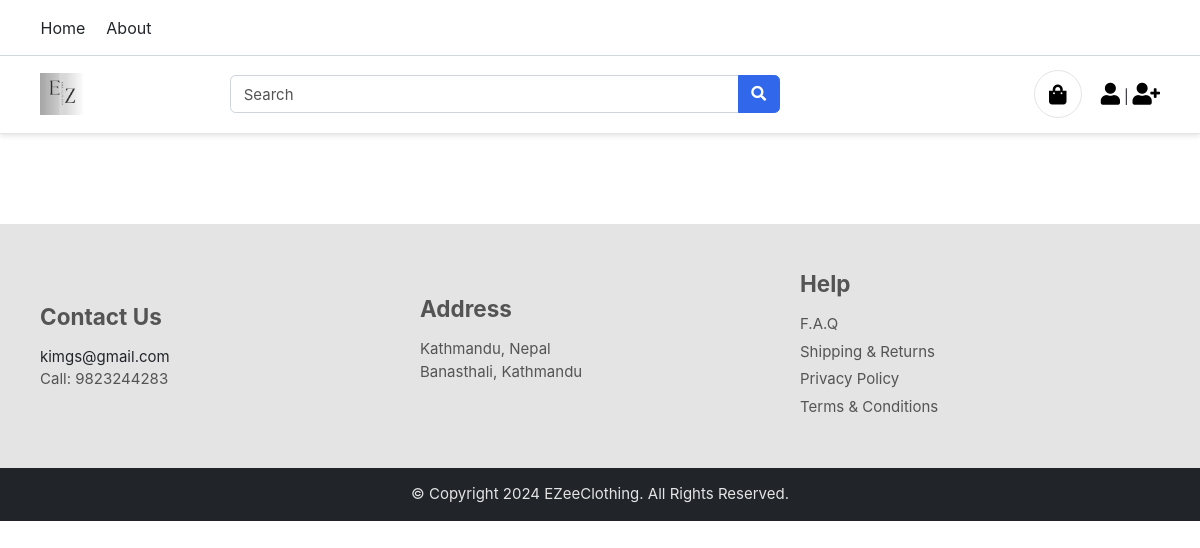
/, run on an earlier commit of the app's database.
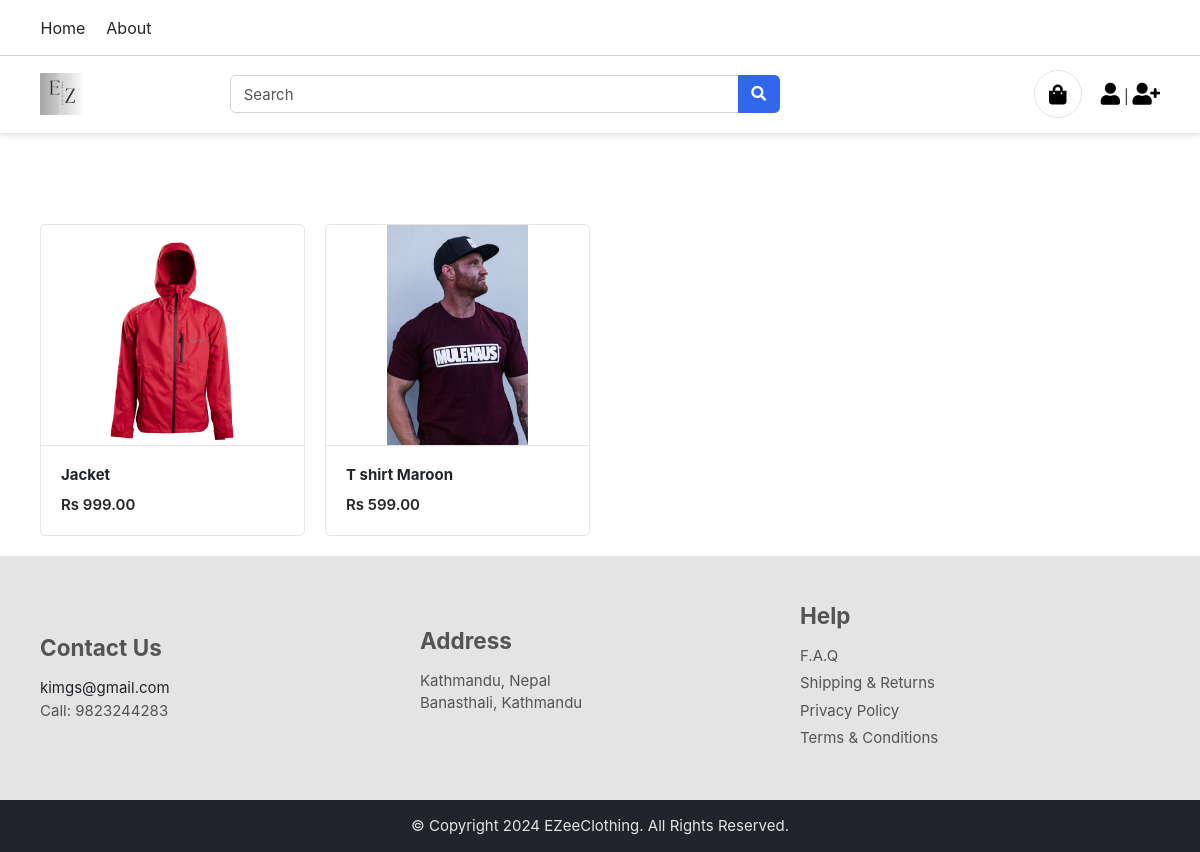
And on a later commit of the database.
### products/models.py (models this page shows, shortened)
class Product(BaseModel):
    product_name = models.CharField(max_length=100)
    slug = models.SlugField(unique=True  , null=True , blank=True)
    category = models.ForeignKey(Category , on_delete=models.CASCADE , related_name="products")
    price = models.IntegerField()
    product_desription = models.TextField()
    size_variant = models.ManyToManyField(SizeVariant , blank=True)

class ProductImage(BaseModel):
    product = models.ForeignKey(Product , on_delete=models.CASCADE , related_name="product_images")
    image =  models.ImageField(upload_to="product")

### home/views.py (the view)
# urls.py: path('', index, name="index"),
def index(request):
    context = {'products': Product.objects.all()}
    return render(request, 'home/index.html',context)

### templates/home/index.html
{% extends "base/base.html"%}
{% block start %}
<div class="container mt-5 pt-5">
    <div class="row">
        {% for product in products %}
        <div class="col-md-3">
            <figure class="card card-product-grid">
                <div class="img-wrap"> <img src="/media/{{product.product_images.first.image}}"> </div>
                <figcaption class="info-wrap border-top">
                    <a href="{% url 'get_product' product.slug %}" class="title">
                        <b>{{product.product_name}}</b></a>
                    <div class="price mt-2">Rs {{product.price}}.00</div>
                </figcaption>
            </figure>
        </div>
        {% endfor %}
    </div>
</div>
{% endblock %}

### templates/base/base.html (shortened to what this page needs)
{% load static %}
<!DOCTYPE HTML>
<html lang="en">
<head>
    <link href="/media/css/bootstrap.css" rel="stylesheet" type="text/css" />
    <link href="/media/fonts/fontawesome/css/all.min.css" type="text/css" rel="stylesheet">
    <link href="/media/css/ui.css" rel="stylesheet" type="text/css" />
    <link href="/media/css/responsive.css" rel="stylesheet" />
</head>
<body>
    <header class="section-header" style="box-shadow: 0px 2px 5px rgba(0,0,0,0.1);">
        <nav class="navbar navbar-dark navbar-expand p-0"
            style="box-shadow: 0px 1px 0px rgba(8, 65, 69, 0.201);  height: 55px; font-size: 16px;">
            <div class="container">
                <ul class="navbar-nav d-none d-md-flex mr-auto">
                    <li class="nav-item"><a class="nav-link  text-dark" href="/">Home</a></li>
                    <li class="nav-item"><a class="nav-link  text-dark" href="{% url 'about' %}">About</a></li>
                </ul>
            </div>
        </nav>
        <section class="header-main border-bottom" style="font-size: 14px;">
            <div class="container">
                <div class="row align-items-center ">
                    <div class="col-lg-2 col-4">
                        <div class="brand-wrap">
                            <a href="/">
                                <img class="logo" src="{{ MEDIA_URL }}logo.jpg" alt="logo">
                            </a>
                        </div>
                    </div>
                    <div class="col-lg-6 col-sm-12">
                        <form action="#" class="search">
                            <div class="input-group w-100">
                                <input type="text" class="form-control" placeholder="Search">
                                <div class="input-group-append">
                                    <button class="btn btn-primary" type="submit">
                                        <i class="fa fa-search"></i>
                                    </button>
                                </div>
                            </div>
                        </form>
                    </div>
                    <div class="col-lg-4 col-sm-6 col-8">
                        <div class="widgets-wrap float-md-right">
                            <div class="widget-header  mr-3">
                                <a href="{% url 'cart' %}" class="icon icon-sm rounded-circle border"><i
                                        class="fa fa-shopping-bag" style="color: black;"></i></a>
                            </div>
                            <div class="widget-header icontext">
                                <div class="text">
                                    <div>
                                        <a href="{% url 'login' %}"><i class="fa fa-user"
                                                style="color: black; font-size: 22px; "></i></a> |
                                        <a href="{% url 'register' %}"> <i class="fas fa-user-plus"
                                                style="color: black; font-size: 22px;"></i></a>
                                    </div>
                                </div>
                            </div>
                        </div>
                    </div>
                </div>
            </div>
        </section>
    </header>
    {% block start %}
    {% endblock %}
    <footer class="section-footer bg-light py-5">
        <div class="container">
            <div class="row align-items-center">
                <div class="col-lg-4 col-md-4 text-md-left text-center mb-4 mb-md-0">
                    <div class="widget contact-widget">
                        <h4 class="widget-title mb-3">Contact Us</h4>
                        <a href="mailto:your-email@domain.com" class="text-dark">kimgs@gmail.com</a>
                        <p class="mb-0">Call: 9823244283</p>
                    </div>
                </div>
                <div class="col-lg-4 col-md-4 text-md-left text-center mb-4 mb-md-0">
                    <div class="widget address-widget">
                        <h4 class="widget-title mb-3">Address</h4>
                        <address>
                            Kathmandu, Nepal<br>
                            Banasthali, Kathmandu<br>
                        </address>
                    </div>
                </div>
                <div class="col-lg-4 col-md-4 text-md-left text-center">
                    <div class="widget text-widget">
                        <h4 class="widget-title mb-3">Help</h4>
                        <ul class="list-unstyled mb-0">
                            <li><a href="#">F.A.Q</a></li>
                            <li><a href="#">Shipping & Returns</a></li>
                            <li><a href="#">Privacy Policy</a></li>
                            <li><a href="#">Terms & Conditions</a></li>
                        </ul>
                    </div>
                </div>
            </div>
        </div>
    </footer>
    <div class="copyright-bar bg-dark text-center py-3">
        <p class="text-light mb-0">© Copyright 2024 EZeeClothing. All Rights Reserved.</p>
    </div>
</body>
</html>

### public/static/css/ui.css (style rules this page uses)
html { font-family: 'Inter', sans-serif; font-size: 15px; }
.img-wrap { text-align: center; display: block; }
.img-wrap img { max-width: 100%; }
.icon-xs, .icon-sm, .icon-md, .icon-lg { display: inline-block; text-align: center; flex-shrink: 0; flex-grow: 0; }
.icon-sm { width: 48px; height: 48px; line-height: 48px; font-size: 20px; }
figure { margin-bottom: 0; }
.card .title { color: #212529; }
p:last-child { margin-bottom: 0; }
.header-main { position: relative; padding-top: 1rem; padding-bottom: 1rem; }
.brand-wrap .logo, .navbar-brand .logo { margin-right: 7px; max-height: 42px; display: inline-block; }
.widget-header { display: inline-block; vertical-align: middle; position: relative; }
.widget-header a { color: #545454; }
.widget-header i { color: #969696; }
.section-footer ul li { margin-bottom: 5px; }
.section-footer ul a { color: inherit; }
[class*="list-"] li:after { visibility: hidden; display: block; content: ""; overflow: hidden; height: 0; clear: both; }
[class*='card-product'] a.title { color: #212529; display: block; }
[class*='card-product'] .img-wrap { overflow: hidden; position: relative; }
[class*='card-product'] .img-wrap img { height: 100%; max-width: 100%; width: auto; display: inline-block; object-fit: cover; }
.card-product-grid { margin-bottom: 20px; }
.card-product-grid .img-wrap { border-radius: 0.2rem 0.2rem 0 0; height: 220px; }
.card-product-grid .info-wrap { overflow: hidden; padding: 18px 20px; }
.card .img-wrap { overflow: hidden; }
.icontext { display: inline-flex; align-items: center; vertical-align: middle; }
.icontext .text { width: 100%; line-height: 1.2; color: #212529; }
.price { font-weight: 600; color: #212529; }

What changed in the data, as far as the page shows it:
added Product: product_images.first.image (picture), product_name "Jacket", price "999"
added Product: product_images.first.image (picture), product_name "T shirt Maroon", price "599"
